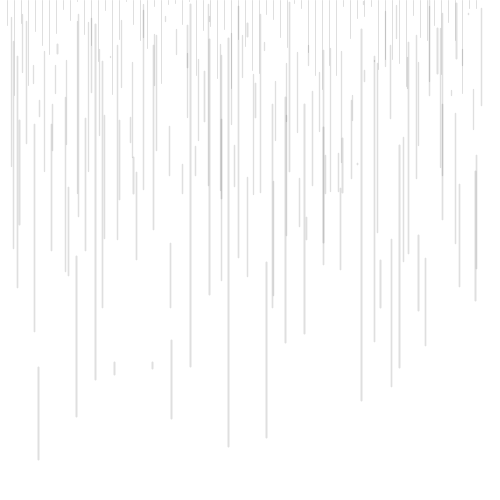
Frame 1 (no input)
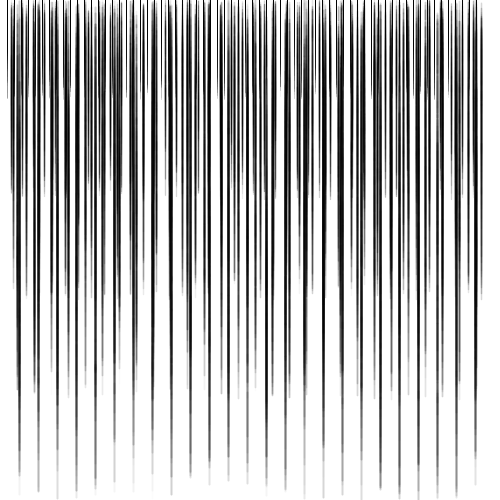
Frame 60 (the mouse pressed at the canvas centre just before this capture)
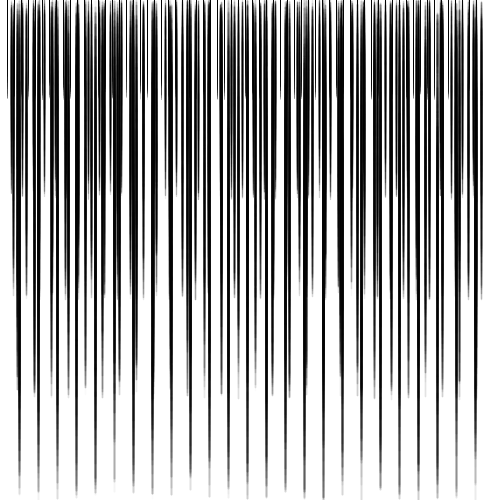
Frame 120 (the mouse held since frame 60 and released just before this capture)

The Processing sketch that drew these frames (run headless with seeded random() and noise(); from frame 60 on, the mouse is pressed at the canvas centre):

// Processing sketch: processing_39022
// ── processing_39022.pde

//Simple line drawings, but under logic

void setup() {
  size (500, 500);
  smooth ();
  background (255);
  colorMode (RGB, width);
  //line (100, 0, 100, height);
}


void draw () {
  
  stroke (0, random(100));
  
  strokeWeight (1);  
  for (int A =  7; A < width-19; A += 7) {
    line (A, random (0), A, random (height/5));
  }
  strokeWeight (1.3);
  for (int B =  11; B < width-17; B += 11) {
    line (B, random (height/5), B, random (2*height/5));
  }
  strokeWeight (1.5);
  for (int C = 13; C < width-13; C += 13) {
    line (C, random (2*height/5), C, random (3*height/5));
  }
  strokeWeight (1.7);
  for (int D = 17; D < width-11; D += 17) {
    line (D, random (3*height/5), D, random (4*height/5));
  }
  strokeWeight (2);
  for (int E = 19; E < width-7; E += 19) {
    line (E, random (4*height/5), E, random (height));
  }
  
}
